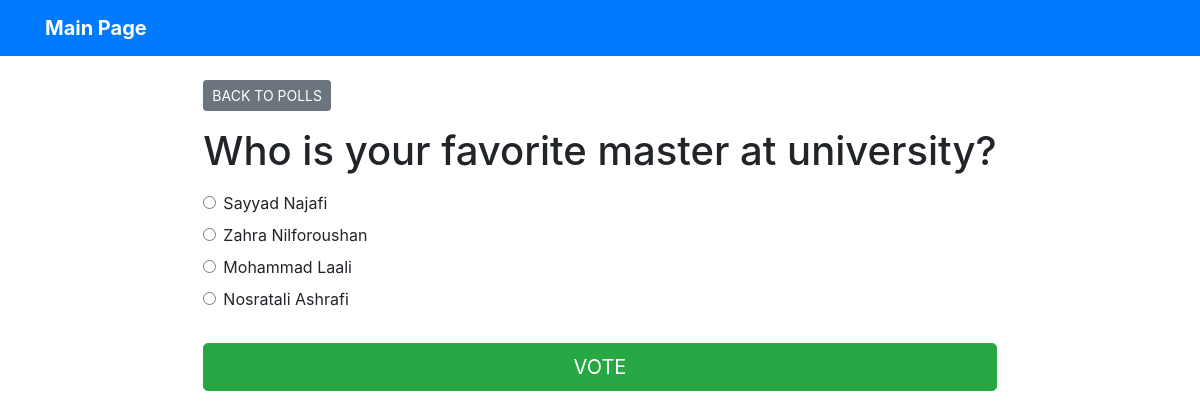
The app's page /polls/2/ with its own data.
### poll/models.py (models this page shows, shortened)
class Question(models.Model):
    question_text = models.CharField(max_length=256)
    published_date = models.DateTimeField(default=timezone.now,)

class Choice(models.Model):
    question = models.ForeignKey(Question, on_delete = models.CASCADE)
    choice_text = models.CharField(max_length = 256)
    votes = models.IntegerField(default = 0)

### poll/views.py (the view)
# urls.py: path('polls/<int:question_id>/', detail, name='detail'),
def detail(request, question_id):
    try:
        question = Question.objects.get(pk = question_id)
    except Question.DoesNotExist:
        raise Http404("Question does not exist")
    return render(request, 'poll/detail.html', {'question': question})

### templates/poll/detail.html (shortened to what this page needs)
{% extends 'base.html' %}
{% block content %}
<a class="btn btn-secondary btn-sm mb-3" href="{% url 'poll:index' %}">BACK TO POLLS</a>
<h1 class="text-center mb-3">{{question.question_text}}</h1>
<form action="{% url 'poll:vote' question.id %}" method="post">
    {% for choice in question.choice_set.all %}
    <div class="form-check">
        <input type="radio" name="choice" class="form-check-input" id="choice{{forloop.counter}}"
            value="{{choice.id}}" />
        <label for="choice{{forloop.counter}}">{{choice.choice_text}}</label>
    </div>
    {% endfor %}
    <input type="submit" value="VOTE" class="btn btn-success btn-lg btn-block mt-4" />
</form>
{% endblock %}

### records on screen
Question: question_text "Who is your favorite master at university?"
Choice: choice_text "Sayyad Najafi"
Choice: choice_text "Zahra Nilforoushan"
Choice: choice_text "Mohammad Laali"
Choice: choice_text "Nosratali Ashrafi"
